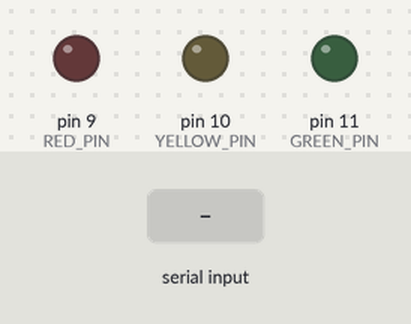
Recording of a sketch running on a simulated Arduino Uno, built with avr-gcc and run on an emulated ATmega328P. On the bench: output pins drawn as LEDs (lit = HIGH). Dashed ring = blinking. The test bench sets the inputs (shaded band). Random numbers use the default seed unless the sketch sets one; what the sketch prints to the serial monitor is not drawn.

Above: at 1.3 s.
1.4 s: "W\n" received over Serial
At 1.5 s:
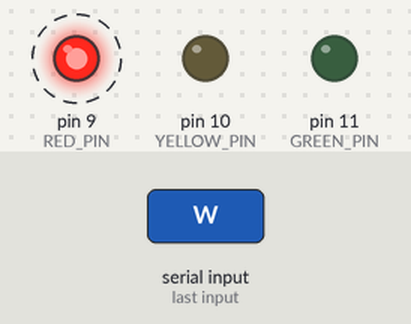
4.4 s: byte 50 ('2') received over Serial
At 4.7 s:
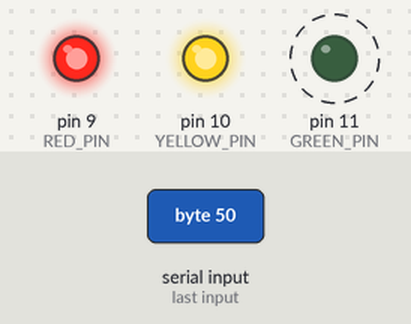
5.9 s: byte 66 ('B') received over Serial
At 6.66 s:
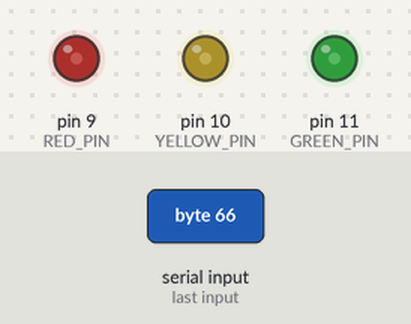
8.9 s: byte 84 ('T') received over Serial
10.4 s: byte 119 ('w') received over Serial
At 13.37 s:
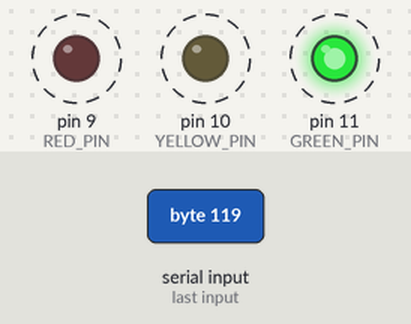
13.4 s: byte 98 ('b') received over Serial
Timing chart, 0 to 17.4 s (numbered marks = the images above; inputs shaded):
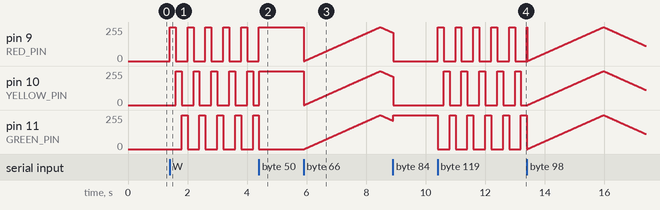

The sketch:

all_in_one.ino
```cpp
// =================================================================
// Arduino Uno 5-in-1 통합 펌웨어 (all_in_one.ino)
// 핀 설정: 빨강(R)=9, 노랑(Y)=10, 초록(G)=11 (Uno 하드웨어 PWM 핀)
// 시리얼 속도: 9600 bps
// 논블로킹(millis()) 설계로 언제든 웹에서 모드 전환 즉시 반영!
//
// [모드 명령표]
//   'T' : 1. 신호등 모드 (초록 4s -> 노랑 1s -> 빨강 2s + 1s 깜빡임)
//   'W' : 2. 물결 효과 모드 (0.2s 간격 순차 점등)
//   'B' : 3. 숨쉬기 모드 (PWM analogWrite 호흡 효과)
//   'D' : 4. 불빛 주사위 모드 (1초마다 무작위 1개 점등)
//   '0' : 전체 소등 및 대기(IDLE)
//   '1' : 수신기 - 빨강만 켜기
//   '2' : 수신기 - 빨강+노랑 켜기
//   '3','4','5' : 수신기 - 모두 켜기
// =================================================================

const int RED_PIN = 9;
const int YELLOW_PIN = 10;
const int GREEN_PIN = 11;

// 현재 동작 모드
enum Mode {
  MODE_IDLE,
  MODE_TRAFFIC,
  MODE_WAVE,
  MODE_BREATHE,
  MODE_DICE,
  MODE_RECEIVER
};

Mode currentMode = MODE_IDLE;

// 타이밍 및 상태 관리 변수 (논블로킹 millis)
unsigned long prevMillis = 0;
int subStep = 0;

// 숨쉬기 효과용 변수
int breatheVal = 0;
int breatheDir = 1;

void setup() {
  Serial.begin(9600);

  pinMode(RED_PIN, OUTPUT);
  pinMode(YELLOW_PIN, OUTPUT);
  pinMode(GREEN_PIN, OUTPUT);

  allOff();
  randomSeed(analogRead(A0));

  Serial.println("[ALL_IN_ONE] 5-in-1 통합 펌웨어가 준비되었습니다.");
  Serial.println("[ALL_IN_ONE] 명령 대기 중: T(신호등), W(물결), B(숨쉬기), D(주사위), 0~5(수신기)");
}

void loop() {
  // 1. 시리얼 명령 수신 및 모드 즉시 전환
  if (Serial.available() > 0) {
    char cmd = Serial.read();

    // 줄바꿈 문자 무시
    if (cmd != '\r' && cmd != '\n') {
      handleCommand(cmd);
    }
  }

  // 2. 현재 모드에 따른 동작 실행
  unsigned long currentMillis = millis();

  switch (currentMode) {
    case MODE_TRAFFIC:
      runTrafficMode(currentMillis);
      break;

    case MODE_WAVE:
      runWaveMode(currentMillis);
      break;

    case MODE_BREATHE:
      runBreatheMode(currentMillis);
      break;

    case MODE_DICE:
      runDiceMode(currentMillis);
      break;

    case MODE_RECEIVER:
    case MODE_IDLE:
    default:
      // 수신 모드 및 대기 상태는 이벤트 기반이므로 대기
      break;
  }
}

// -------------------------------------------------------------
// 명령 처리기
// -------------------------------------------------------------
void handleCommand(char cmd) {
  // 명령 에코 출력
  Serial.print("받은 명령: ");
  Serial.println(cmd);

  prevMillis = millis();
  subStep = 0;

  switch (cmd) {
    case 'T':
    case 't':
      currentMode = MODE_TRAFFIC;
      Serial.println("[모드] 🚦 신호등 시작");
      setTrafficStep(0);
      break;

    case 'W':
    case 'w':
      currentMode = MODE_WAVE;
      Serial.println("[모드] 🌊 물결 효과 시작");
      setLeds(HIGH, LOW, LOW);
      break;

    case 'B':
    case 'b':
      currentMode = MODE_BREATHE;
      breatheVal = 0;
      breatheDir = 1;
      Serial.println("[모드] 🫁 숨쉬기 효과 시작");
      break;

    case 'D':
    case 'd':
      currentMode = MODE_DICE;
      Serial.println("[모드] 🎲 불빛 주사위 시작");
      rollDice();
      break;

    case '0':
      currentMode = MODE_IDLE;
      allOff();
      Serial.println("[모드] ⏹ 정지 / 모두 끄기");
      break;

    case '1':
      currentMode = MODE_RECEIVER;
      setLeds(HIGH, LOW, LOW);
      Serial.println("[수신기] 빨강 ON");
      break;

    case '2':
      currentMode = MODE_RECEIVER;
      setLeds(HIGH, HIGH, LOW);
      Serial.println("[수신기] 빨강+노랑 ON");
      break;

    case '3':
    case '4':
    case '5':
      currentMode = MODE_RECEIVER;
      setLeds(HIGH, HIGH, HIGH);
      Serial.println("[수신기] 세 개 모두 ON");
      break;

    default:
      // 알 수 없는 명령 무시
      break;
  }
}

// -------------------------------------------------------------
// 1. 신호등 모드 (초록 4s -> 노랑 1s -> 빨강 2s 점등 + 1s 깜빡임)
// -------------------------------------------------------------
void setTrafficStep(int step) {
  subStep = step;
  prevMillis = millis();

  if (subStep == 0) {
    // 초록불 ON (4초)
    Serial.println("초록불 ON (4초)");
    setLeds(LOW, LOW, HIGH);
  } else if (subStep == 1) {
    // 노랑불 ON (1초)
    Serial.println("노랑불 ON (1초)");
    setLeds(LOW, HIGH, LOW);
  } else if (subStep == 2) {
    // 빨강불 2초 지속 점등
    Serial.println("빨강불 ON (2초)");
    setLeds(HIGH, LOW, LOW);
  } else if (subStep == 3) {
    // 빨강불 1초 고속 깜빡임 시작
    Serial.println("빨강불 깜빡임 (마지막 1초)");
  }
}

void runTrafficMode(unsigned long currentMillis) {
  unsigned long elapsed = currentMillis - prevMillis;

  if (subStep == 0 && elapsed >= 4000) {
    setTrafficStep(1); // 노랑불로 전환
  } else if (subStep == 1 && elapsed >= 1000) {
    setTrafficStep(2); // 빨강불 점등으로 전환
  } else if (subStep == 2 && elapsed >= 2000) {
    setTrafficStep(3); // 빨강불 깜빡임으로 전환
  } else if (subStep == 3) {
    // 1초 동안 100ms마다 깜빡임 (총 1000ms)
    if (elapsed >= 1000) {
      setTrafficStep(0); // 다시 초록불로 순환
    } else {
      bool blinkState = ((elapsed / 100) % 2) == 1;
      digitalWrite(RED_PIN, blinkState ? HIGH : LOW);
      digitalWrite(YELLOW_PIN, LOW);
      digitalWrite(GREEN_PIN, LOW);
    }
  }
}

// -------------------------------------------------------------
// 2. 물결 효과 모드 (0.2초마다 빨강 -> 노랑 -> 초록 순차 점등)
// -------------------------------------------------------------
void runWaveMode(unsigned long currentMillis) {
  if (currentMillis - prevMillis >= 200) {
    prevMillis = currentMillis;
    subStep = (subStep + 1) % 3;

    if (subStep == 0) setLeds(HIGH, LOW, LOW);       // 빨강
    else if (subStep == 1) setLeds(LOW, HIGH, LOW);  // 노랑
    else if (subStep == 2) setLeds(LOW, LOW, HIGH);  // 초록
  }
}

// -------------------------------------------------------------
// 3. 숨쉬기 모드 (analogWrite PWM 0~255 호흡)
// -------------------------------------------------------------
void runBreatheMode(unsigned long currentMillis) {
  if (currentMillis - prevMillis >= 10) {
    prevMillis = currentMillis;

    analogWrite(RED_PIN, breatheVal);
    analogWrite(YELLOW_PIN, breatheVal);
    analogWrite(GREEN_PIN, breatheVal);

    breatheVal += breatheDir;
    if (breatheVal >= 255) {
      breatheVal = 255;
      breatheDir = -1;
    } else if (breatheVal <= 0) {
      breatheVal = 0;
      breatheDir = 1;
    }
  }
}

// -------------------------------------------------------------
// 4. 불빛 주사위 모드 (1초마다 무작위 1개 점등)
// -------------------------------------------------------------
void rollDice() {
  int r = random(0, 3);
  setLeds(r == 0 ? HIGH : LOW, r == 1 ? HIGH : LOW, r == 2 ? HIGH : LOW);

  if (r == 0) Serial.println("주사위 결과: 빨강 (RED)");
  else if (r == 1) Serial.println("주사위 결과: 노랑 (YELLOW)");
  else Serial.println("주사위 결과: 초록 (GREEN)");
}

void runDiceMode(unsigned long currentMillis) {
  if (currentMillis - prevMillis >= 1000) {
    prevMillis = currentMillis;
    rollDice();
  }
}

// -------------------------------------------------------------
// 보조 헬퍼 함수
// -------------------------------------------------------------
void setLeds(int r, int y, int g) {
  digitalWrite(RED_PIN, r);
  digitalWrite(YELLOW_PIN, y);
  digitalWrite(GREEN_PIN, g);
}

void allOff() {
  analogWrite(RED_PIN, 0);
  analogWrite(YELLOW_PIN, 0);
  analogWrite(GREEN_PIN, 0);
  digitalWrite(RED_PIN, LOW);
  digitalWrite(YELLOW_PIN, LOW);
  digitalWrite(GREEN_PIN, LOW);
}
```

Measured:
- after the input at 1.4 s, pin 9 (RED_PIN): alternates 255/255 for 0.20 s and 0/255 for 0.40 s, starting at once; pin 10 (YELLOW_PIN): alternates 255/255 for 0.20 s and 0/255 for 0.40 s, starting after 0.20 s; pin 11 (GREEN_PIN): alternates 255/255 for 0.20 s and 0/255 for 0.40 s, starting after 0.40 s
- after the input at 5.9 s, pin 11 (GREEN_PIN): rises from 0/255 to 255/255 in 2.5 s, then falls to 213/255 in 0.42 s
- after the input at 10.4 s, pin 9 (RED_PIN): alternates 255/255 for 0.20 s and 0/255 for 0.40 s, starting at once
